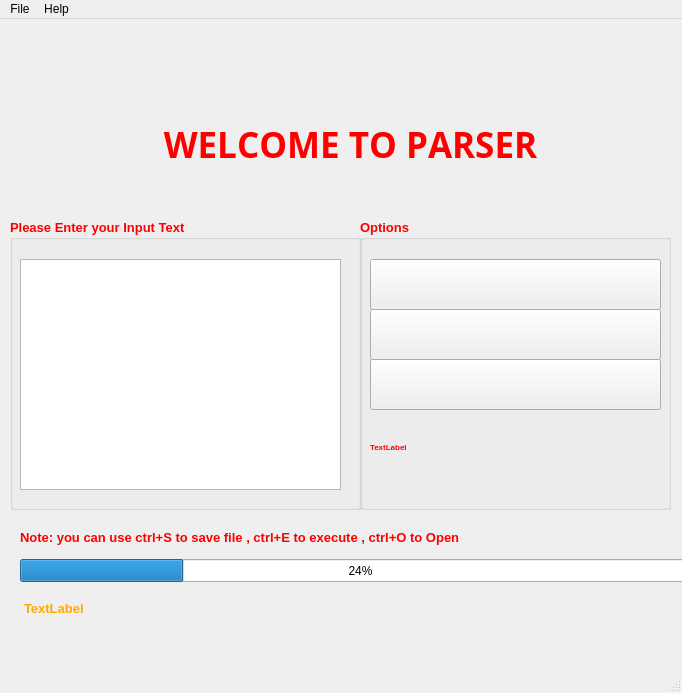
<?xml version="1.0" encoding="UTF-8"?>
<ui version="4.0">
 <class>MainWindow</class>
 <widget class="QMainWindow" name="MainWindow">
  <property name="windowModality">
   <enum>Qt::NonModal</enum>
  </property>
  <property name="geometry">
   <rect>
    <x>0</x>
    <y>0</y>
    <width>682</width>
    <height>693</height>
   </rect>
  </property>
  <property name="windowTitle">
   <string>Parser</string>
  </property>
  <property name="windowIcon">
   <iconset>
    <normaloff>parse2.png</normaloff>parse2.png</iconset>
  </property>
  <property name="windowOpacity">
   <double>1.000000000000000</double>
  </property>
  <property name="layoutDirection">
   <enum>Qt::LeftToRight</enum>
  </property>
  <property name="autoFillBackground">
   <bool>true</bool>
  </property>
  <property name="iconSize">
   <size>
    <width>1000</width>
    <height>500</height>
   </size>
  </property>
  <widget class="QWidget" name="centralwidget">
   <widget class="QLabel" name="welcome">
    <property name="geometry">
     <rect>
      <x>10</x>
      <y>10</y>
      <width>681</width>
      <height>231</height>
     </rect>
    </property>
    <property name="palette">
     <palette>
      <active>
       <colorrole role="WindowText">
        <brush brushstyle="SolidPattern">
         <color alpha="255">
          <red>255</red>
          <green>0</green>
          <blue>0</blue>
         </color>
        </brush>
       </colorrole>
       <colorrole role="Text">
        <brush brushstyle="SolidPattern">
         <color alpha="255">
          <red>0</red>
          <green>0</green>
          <blue>0</blue>
         </color>
        </brush>
       </colorrole>
       <colorrole role="PlaceholderText">
        <brush brushstyle="SolidPattern">
         <color alpha="128">
          <red>0</red>
          <green>0</green>
          <blue>0</blue>
         </color>
        </brush>
       </colorrole>
      </active>
      <inactive>
       <colorrole role="WindowText">
        <brush brushstyle="SolidPattern">
         <color alpha="255">
          <red>255</red>
          <green>0</green>
          <blue>0</blue>
         </color>
        </brush>
       </colorrole>
       <colorrole role="Text">
        <brush brushstyle="SolidPattern">
         <color alpha="255">
          <red>0</red>
          <green>0</green>
          <blue>0</blue>
         </color>
        </brush>
       </colorrole>
       <colorrole role="PlaceholderText">
        <brush brushstyle="SolidPattern">
         <color alpha="128">
          <red>0</red>
          <green>0</green>
          <blue>0</blue>
         </color>
        </brush>
       </colorrole>
      </inactive>
      <disabled>
       <colorrole role="WindowText">
        <brush brushstyle="SolidPattern">
         <color alpha="255">
          <red>120</red>
          <green>120</green>
          <blue>120</blue>
         </color>
        </brush>
       </colorrole>
       <colorrole role="Text">
        <brush brushstyle="SolidPattern">
         <color alpha="255">
          <red>120</red>
          <green>120</green>
          <blue>120</blue>
         </color>
        </brush>
       </colorrole>
       <colorrole role="PlaceholderText">
        <brush brushstyle="SolidPattern">
         <color alpha="128">
          <red>0</red>
          <green>0</green>
          <blue>0</blue>
         </color>
        </brush>
       </colorrole>
      </disabled>
     </palette>
    </property>
    <property name="font">
     <font>
      <family>Agency FB</family>
      <pointsize>26</pointsize>
      <weight>75</weight>
      <bold>true</bold>
      <strikeout>false</strikeout>
      <kerning>false</kerning>
     </font>
    </property>
    <property name="text">
     <string>WELCOME TO PARSER</string>
    </property>
    <property name="textFormat">
     <enum>Qt::AutoText</enum>
    </property>
    <property name="scaledContents">
     <bool>true</bool>
    </property>
    <property name="alignment">
     <set>Qt::AlignCenter</set>
    </property>
   </widget>
   <widget class="QGroupBox" name="Option">
    <property name="geometry">
     <rect>
      <x>360</x>
      <y>200</y>
      <width>311</width>
      <height>291</height>
     </rect>
    </property>
    <property name="palette">
     <palette>
      <active>
       <colorrole role="WindowText">
        <brush brushstyle="SolidPattern">
         <color alpha="255">
          <red>255</red>
          <green>0</green>
          <blue>0</blue>
         </color>
        </brush>
       </colorrole>
       <colorrole role="ButtonText">
        <brush brushstyle="SolidPattern">
         <color alpha="255">
          <red>0</red>
          <green>0</green>
          <blue>255</blue>
         </color>
        </brush>
       </colorrole>
      </active>
      <inactive>
       <colorrole role="WindowText">
        <brush brushstyle="SolidPattern">
         <color alpha="255">
          <red>255</red>
          <green>0</green>
          <blue>0</blue>
         </color>
        </brush>
       </colorrole>
       <colorrole role="ButtonText">
        <brush brushstyle="SolidPattern">
         <color alpha="255">
          <red>0</red>
          <green>0</green>
          <blue>255</blue>
         </color>
        </brush>
       </colorrole>
      </inactive>
      <disabled>
       <colorrole role="WindowText">
        <brush brushstyle="SolidPattern">
         <color alpha="255">
          <red>120</red>
          <green>120</green>
          <blue>120</blue>
         </color>
        </brush>
       </colorrole>
       <colorrole role="ButtonText">
        <brush brushstyle="SolidPattern">
         <color alpha="255">
          <red>120</red>
          <green>120</green>
          <blue>120</blue>
         </color>
        </brush>
       </colorrole>
      </disabled>
     </palette>
    </property>
    <property name="font">
     <font>
      <pointsize>10</pointsize>
      <weight>75</weight>
      <bold>true</bold>
     </font>
    </property>
    <property name="title">
     <string>Options</string>
    </property>
    <widget class="QPushButton" name="Execute">
     <property name="geometry">
      <rect>
       <x>10</x>
       <y>40</y>
       <width>291</width>
       <height>51</height>
      </rect>
     </property>
     <property name="statusTip">
      <string>Execute and generate the syntax tree</string>
     </property>
     <property name="text">
      <string/>
     </property>
     <property name="icon">
      <iconset>
       <normaloff>Go.png</normaloff>Go.png</iconset>
     </property>
     <property name="iconSize">
      <size>
       <width>35</width>
       <height>35</height>
      </size>
     </property>
    </widget>
    <widget class="QPushButton" name="Save">
     <property name="geometry">
      <rect>
       <x>10</x>
       <y>90</y>
       <width>291</width>
       <height>51</height>
      </rect>
     </property>
     <property name="statusTip">
      <string>Save the input text to your computer</string>
     </property>
     <property name="text">
      <string/>
     </property>
     <property name="icon">
      <iconset>
       <normaloff>Save.png</normaloff>Save.png</iconset>
     </property>
     <property name="iconSize">
      <size>
       <width>35</width>
       <height>35</height>
      </size>
     </property>
    </widget>
    <widget class="QPushButton" name="Open">
     <property name="geometry">
      <rect>
       <x>10</x>
       <y>140</y>
       <width>291</width>
       <height>51</height>
      </rect>
     </property>
     <property name="statusTip">
      <string>Open the file from your computer</string>
     </property>
     <property name="text">
      <string/>
     </property>
     <property name="icon">
      <iconset>
       <normaloff>Open1.png</normaloff>Open1.png</iconset>
     </property>
     <property name="iconSize">
      <size>
       <width>35</width>
       <height>35</height>
      </size>
     </property>
    </widget>
    <widget class="QLabel" name="Filelocation">
     <property name="enabled">
      <bool>true</bool>
     </property>
     <property name="geometry">
      <rect>
       <x>10</x>
       <y>220</y>
       <width>61</width>
       <height>16</height>
      </rect>
     </property>
     <property name="palette">
      <palette>
       <active>
        <colorrole role="WindowText">
         <brush brushstyle="SolidPattern">
          <color alpha="255">
           <red>255</red>
           <green>0</green>
           <blue>0</blue>
          </color>
         </brush>
        </colorrole>
       </active>
       <inactive>
        <colorrole role="WindowText">
         <brush brushstyle="SolidPattern">
          <color alpha="255">
           <red>255</red>
           <green>0</green>
           <blue>0</blue>
          </color>
         </brush>
        </colorrole>
       </inactive>
       <disabled>
        <colorrole role="WindowText">
         <brush brushstyle="SolidPattern">
          <color alpha="255">
           <red>120</red>
           <green>120</green>
           <blue>120</blue>
          </color>
         </brush>
        </colorrole>
       </disabled>
      </palette>
     </property>
     <property name="font">
      <font>
       <pointsize>6</pointsize>
       <weight>75</weight>
       <bold>true</bold>
      </font>
     </property>
     <property name="text">
      <string>TextLabel</string>
     </property>
     <property name="scaledContents">
      <bool>true</bool>
     </property>
    </widget>
   </widget>
   <widget class="QLabel" name="note">
    <property name="geometry">
     <rect>
      <x>20</x>
      <y>510</y>
      <width>631</width>
      <height>16</height>
     </rect>
    </property>
    <property name="palette">
     <palette>
      <active>
       <colorrole role="WindowText">
        <brush brushstyle="SolidPattern">
         <color alpha="255">
          <red>255</red>
          <green>0</green>
          <blue>0</blue>
         </color>
        </brush>
       </colorrole>
      </active>
      <inactive>
       <colorrole role="WindowText">
        <brush brushstyle="SolidPattern">
         <color alpha="255">
          <red>255</red>
          <green>0</green>
          <blue>0</blue>
         </color>
        </brush>
       </colorrole>
      </inactive>
      <disabled>
       <colorrole role="WindowText">
        <brush brushstyle="SolidPattern">
         <color alpha="255">
          <red>120</red>
          <green>120</green>
          <blue>120</blue>
         </color>
        </brush>
       </colorrole>
      </disabled>
     </palette>
    </property>
    <property name="font">
     <font>
      <pointsize>10</pointsize>
      <weight>75</weight>
      <bold>true</bold>
     </font>
    </property>
    <property name="text">
     <string>Note: you can use ctrl+S to save file , ctrl+E to execute , ctrl+O to Open</string>
    </property>
    <property name="scaledContents">
     <bool>true</bool>
    </property>
   </widget>
   <widget class="QLabel" name="Log">
    <property name="enabled">
     <bool>true</bool>
    </property>
    <property name="geometry">
     <rect>
      <x>24</x>
      <y>559</y>
      <width>611</width>
      <height>61</height>
     </rect>
    </property>
    <property name="palette">
     <palette>
      <active>
       <colorrole role="WindowText">
        <brush brushstyle="SolidPattern">
         <color alpha="255">
          <red>255</red>
          <green>170</green>
          <blue>0</blue>
         </color>
        </brush>
       </colorrole>
      </active>
      <inactive>
       <colorrole role="WindowText">
        <brush brushstyle="SolidPattern">
         <color alpha="255">
          <red>255</red>
          <green>170</green>
          <blue>0</blue>
         </color>
        </brush>
       </colorrole>
      </inactive>
      <disabled>
       <colorrole role="WindowText">
        <brush brushstyle="SolidPattern">
         <color alpha="255">
          <red>120</red>
          <green>120</green>
          <blue>120</blue>
         </color>
        </brush>
       </colorrole>
      </disabled>
     </palette>
    </property>
    <property name="font">
     <font>
      <pointsize>10</pointsize>
      <weight>75</weight>
      <bold>true</bold>
     </font>
    </property>
    <property name="text">
     <string>TextLabel</string>
    </property>
    <property name="scaledContents">
     <bool>true</bool>
    </property>
   </widget>
   <widget class="QProgressBar" name="progressBar">
    <property name="geometry">
     <rect>
      <x>20</x>
      <y>540</y>
      <width>681</width>
      <height>23</height>
     </rect>
    </property>
    <property name="value">
     <number>24</number>
    </property>
   </widget>
   <widget class="QLabel" name="background">
    <property name="geometry">
     <rect>
      <x>0</x>
      <y>0</y>
      <width>681</width>
      <height>661</height>
     </rect>
    </property>
    <property name="text">
     <string/>
    </property>
    <property name="pixmap">
     <pixmap>back2.jpg</pixmap>
    </property>
    <property name="scaledContents">
     <bool>true</bool>
    </property>
   </widget>
   <widget class="QGroupBox" name="Input">
    <property name="geometry">
     <rect>
      <x>10</x>
      <y>200</y>
      <width>351</width>
      <height>291</height>
     </rect>
    </property>
    <property name="palette">
     <palette>
      <active>
       <colorrole role="WindowText">
        <brush brushstyle="SolidPattern">
         <color alpha="255">
          <red>255</red>
          <green>0</green>
          <blue>0</blue>
         </color>
        </brush>
       </colorrole>
       <colorrole role="ButtonText">
        <brush brushstyle="SolidPattern">
         <color alpha="255">
          <red>0</red>
          <green>0</green>
          <blue>255</blue>
         </color>
        </brush>
       </colorrole>
      </active>
      <inactive>
       <colorrole role="WindowText">
        <brush brushstyle="SolidPattern">
         <color alpha="255">
          <red>255</red>
          <green>0</green>
          <blue>0</blue>
         </color>
        </brush>
       </colorrole>
       <colorrole role="ButtonText">
        <brush brushstyle="SolidPattern">
         <color alpha="255">
          <red>0</red>
          <green>0</green>
          <blue>255</blue>
         </color>
        </brush>
       </colorrole>
      </inactive>
      <disabled>
       <colorrole role="WindowText">
        <brush brushstyle="SolidPattern">
         <color alpha="255">
          <red>120</red>
          <green>120</green>
          <blue>120</blue>
         </color>
        </brush>
       </colorrole>
       <colorrole role="ButtonText">
        <brush brushstyle="SolidPattern">
         <color alpha="255">
          <red>120</red>
          <green>120</green>
          <blue>120</blue>
         </color>
        </brush>
       </colorrole>
      </disabled>
     </palette>
    </property>
    <property name="font">
     <font>
      <pointsize>10</pointsize>
      <weight>75</weight>
      <bold>true</bold>
     </font>
    </property>
    <property name="title">
     <string>Please Enter your Input Text</string>
    </property>
    <widget class="QTextEdit" name="textInput">
     <property name="geometry">
      <rect>
       <x>10</x>
       <y>40</y>
       <width>321</width>
       <height>231</height>
      </rect>
     </property>
    </widget>
   </widget>
   <zorder>background</zorder>
   <zorder>welcome</zorder>
   <zorder>Option</zorder>
   <zorder>note</zorder>
   <zorder>Log</zorder>
   <zorder>progressBar</zorder>
   <zorder>Input</zorder>
  </widget>
  <widget class="QMenuBar" name="menubar">
   <property name="geometry">
    <rect>
     <x>0</x>
     <y>0</y>
     <width>682</width>
     <height>26</height>
    </rect>
   </property>
   <widget class="QMenu" name="menuFile">
    <property name="title">
     <string>File</string>
    </property>
    <addaction name="actionExecute"/>
    <addaction name="actionOpen"/>
    <addaction name="separator"/>
    <addaction name="actionSave"/>
   </widget>
   <widget class="QMenu" name="menuHelp">
    <property name="title">
     <string>Help</string>
    </property>
    <addaction name="actionAbout"/>
   </widget>
   <addaction name="menuFile"/>
   <addaction name="menuHelp"/>
  </widget>
  <widget class="QStatusBar" name="statusbar"/>
  <action name="actionExecute">
   <property name="icon">
    <iconset>
     <normaloff>Go.png</normaloff>Go.png</iconset>
   </property>
   <property name="text">
    <string>Execute</string>
   </property>
   <property name="statusTip">
    <string>Execute and generate the syntax tree</string>
   </property>
   <property name="shortcut">
    <string>Ctrl+E</string>
   </property>
  </action>
  <action name="actionOpen">
   <property name="icon">
    <iconset>
     <normaloff>Open1.png</normaloff>Open1.png</iconset>
   </property>
   <property name="text">
    <string>Open</string>
   </property>
   <property name="statusTip">
    <string>Open the file from Computer</string>
   </property>
   <property name="shortcut">
    <string>Ctrl+O</string>
   </property>
  </action>
  <action name="actionSave">
   <property name="icon">
    <iconset>
     <normaloff>Save.png</normaloff>Save.png</iconset>
   </property>
   <property name="text">
    <string>Save</string>
   </property>
   <property name="statusTip">
    <string>Save the Input text to your Computer</string>
   </property>
   <property name="shortcut">
    <string>Ctrl+S</string>
   </property>
  </action>
  <action name="actionAbout">
   <property name="text">
    <string>About</string>
   </property>
  </action>
 </widget>
 <resources/>
 <connections/>
</ui>
